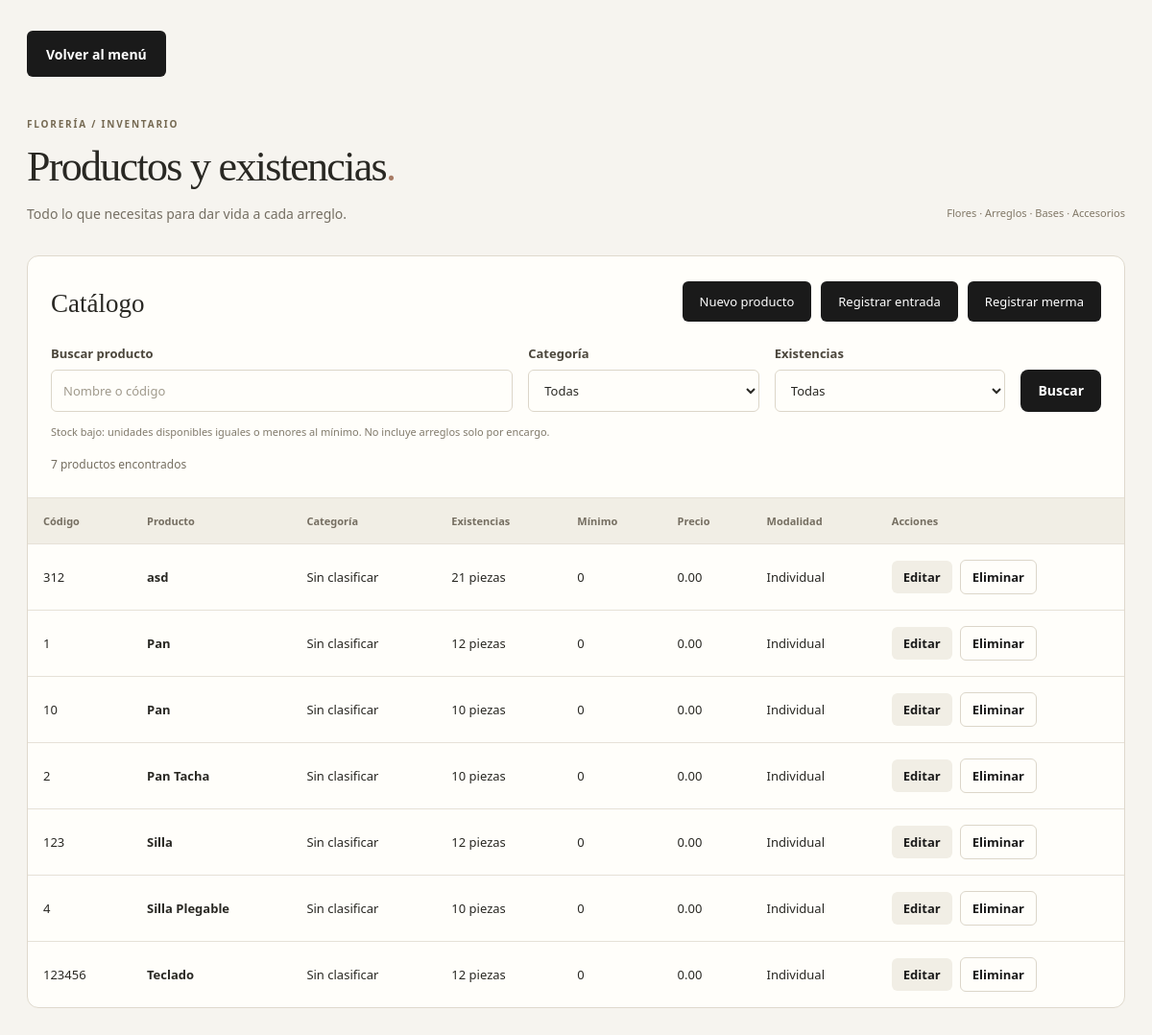
Screenshot of /Articulos/baja.php (signed in) with the database file from the repository.
### tables this page shows
CREATE TABLE IF NOT EXISTS `articulo` (
  `id_articulo` int NOT NULL AUTO_INCREMENT,
  `sku` int NOT NULL,
  `nombre` varchar(100) NOT NULL,
  `marca` varchar(15) NOT NULL,
  `modelo` varchar(20) NOT NULL,
  `departamento` int NOT NULL,
  `clase` int NOT NULL,
  `familia` int NOT NULL,
  `fecha_alta` date NOT NULL,
  `stock` int NOT NULL,
  `cantidad` int NOT NULL,
  `descontinuado` int NOT NULL,
  `fecha_baja` date NOT NULL,
  `categoria` varchar(30) NOT NULL DEFAULT 'Sin clasificar',
  `unidad` varchar(20) NOT NULL DEFAULT 'Pieza',
  `stock_minimo` int NOT NULL DEFAULT 0,
  `precio` decimal(10,2) NOT NULL DEFAULT 0,
  `observaciones` varchar(500) NOT NULL DEFAULT '',
  `modalidad` varchar(20) NOT NULL DEFAULT 'Individual',
  PRIMARY KEY (`id_articulo`)
);

### Articulos/baja.php (called while the page is built, shortened)
<?php
require_once __DIR__ . '/../backend/auth.php';
require __DIR__ . '/catalogo.php';

### backend/auth.php (called while the page is built, shortened)
<?php
function require_access($roles = ['Administrador', 'Cajero'], $api = true) {
    try {
        require __DIR__ . '/config.php';
        $conn = new PDO("mysql:host={$db['host']};dbname={$db['db']};charset=utf8mb4", $db['username'], $db['password'], [PDO::ATTR_ERRMODE => PDO::ERRMODE_EXCEPTION]);
        $stmt = $conn->prepare('SELECT id, username, rol, activo, version_sesion FROM usuarios WHERE id = ?');
        $stmt->execute([$_SESSION['user_id'] ?? 0]);
        $user = $stmt->fetch(PDO::FETCH_ASSOC);
    } catch (PDOException $e) {
        http_response_code(503);
        exit('Servicio temporalmente no disponible. Comprueba la actualización de la base de datos.');
    }
    return $user;
}

### backend/inventario.php (called while the page is built, shortened)
<?php
function stockUnit($quantity, $unit) {
    $units = ['Pieza' => ['pieza', 'piezas'], 'Tallo' => ['tallo', 'tallos'], 'Ramo' => ['ramo', 'ramos'], 'Paquete' => ['paquete', 'paquetes']];
    return isset($units[$unit]) ? $units[$unit][(int)$quantity === 1 ? 0 : 1] : $unit;
}

### Articulos/catalogo.php (the view, shortened to what this page needs)
<?php
require_once __DIR__ . '/../backend/auth.php';
$currentUser = require_access(['Administrador', 'Cajero'], false);
$admin = $currentUser['rol'] === 'Administrador';
require_once __DIR__ . '/../backend/inventario.php';
$conn = inventoryDb();
function esc($value) { return htmlspecialchars((string)$value, ENT_QUOTES, 'UTF-8'); }
$editing = null;
$q = is_string($_GET['q'] ?? null) ? trim($_GET['q']) : '';
$query = 'SELECT * FROM articulo WHERE (nombre LIKE ? OR CAST(sku AS CHAR) LIKE ?)';
$params = ['%'.$q.'%', '%'.$q.'%'];
$query .= ' ORDER BY nombre';
$stmt = $conn->prepare($query);
$stmt->execute($params); $productos = $stmt->fetchAll(PDO::FETCH_ASSOC);
$showForm = $admin && ($editing || basename($_SERVER['SCRIPT_NAME']) === 'alta.php');
?>
<!doctype html><html lang="es"><head><link rel="stylesheet" href="../css/usuarios.css?v=<?= filemtime(__DIR__ . '/../css/usuarios.css') ?>"><link rel="stylesheet" href="../css/catalogo.css?v=<?= filemtime(__DIR__ . '/../css/catalogo.css') ?>"></head>
<body><main class="catalog-page">
<a class="back-link" href="<?= $showForm ? 'consulta.php' : '../menu.php' ?>"><?= $showForm ? 'Volver al catálogo' : 'Volver al menú' ?></a>
<header class="catalog-header"><div><span class="eyebrow">FLORERÍA / INVENTARIO</span><h1>Productos y existencias<span class="title-dot">.</span></h1><p>Todo lo que necesitas para dar vida a cada arreglo.</p></div><span class="header-note">Flores · Arreglos · Bases · Accesorios</span></header>
<?php if (!$showForm): ?>
<section class="user-card catalog-list"><div class="list-heading"><div><h2>Catálogo</h2></div><?php if ($admin): ?><div class="catalog-actions"><a class="action" href="alta.php">Nuevo producto</a><a class="action" href="movimiento.php?tipo=entrada">Registrar entrada</a><a class="action" href="movimiento.php?tipo=merma">Registrar merma</a></div><?php endif; ?></div><form class="search catalog-filter" method="get"><div class="filter-fields">
<div><label for="q">Buscar producto</label><input id="q" name="q" value="<?= esc($q) ?>" placeholder="Nombre o código"></div>
<div><label for="categoria-filtro">Categoría</label><select id="categoria-filtro" name="categoria"><option value="">Todas</option></select></div>
<div><label for="estado">Existencias</label><select id="estado" name="estado"><option value="">Todas</option></select></div>
<button>Buscar</button></div>
<div class="filter-description"><p class="field-note">Stock bajo: unidades disponibles iguales o menores al mínimo. No incluye arreglos solo por encargo.</p></div>
<p class="catalog-result-count"><?= count($productos) ?> <?= count($productos) === 1 ? 'producto encontrado' : 'productos encontrados' ?></p></form>
<div class="table-wrap"><table><thead><tr><th>Código</th><th>Producto</th><th>Categoría</th><th>Existencias</th><th>Mínimo</th><th>Precio</th><th>Modalidad</th><?php if ($admin): ?><th>Acciones</th><?php endif; ?></tr></thead><tbody>
<?php foreach ($productos as $producto): ?><tr><td><?= esc($producto['sku']) ?></td><td><strong><?= esc($producto['nombre']) ?></strong><?php if ($producto['observaciones']): ?><small><?= esc($producto['observaciones']) ?></small><?php endif; ?></td><td><?= esc($producto['categoria']) ?></td><td><?php $madeToOrder = $producto['categoria'] === 'Arreglos' && $producto['modalidad'] === 'Por encargo'; ?>
<?php if ($madeToOrder): ?><span class="stock-label">Por encargo</span><?php else: ?>
<span class="<?= $producto['stock'] <= $producto['stock_minimo'] ? 'low-stock' : '' ?>"><?= esc($producto['stock']) ?> <?= esc(stockUnit($producto['stock'], $producto['unidad'])) ?></span>
<?php endif; ?></td><td><?= esc($producto['stock_minimo']) ?></td><td><?= number_format((float)$producto['precio'], 2) ?></td><td><?= esc($producto['modalidad']) ?></td><?php if ($admin): ?><td><div class="row-actions"><a class="edit-link" href="consulta.php?editar=<?= (int)$producto['id_articulo'] ?>">Editar</a><form method="post" action="../backend/eliminar_producto.php" onsubmit="return confirm('¿Eliminar definitivamente este producto y sus existencias del catálogo? Esta acción no se puede deshacer. El historial de ventas se conserva.')"><button class="delete-product" aria-label="Eliminar <?= esc($producto['nombre']) ?>">Eliminar</button></form></div></td><?php endif; ?></tr><?php endforeach; ?>
</tbody></table></div></section>
<?php endif; ?>
</main></body></html>

### css/usuarios.css (style rules this page uses)
:root { font-family: "Segoe UI", Arial, sans-serif; color: #202727; background: #f3f5f4; font-synthesis: none; }
* { box-sizing: border-box; }
body { margin: 0; }
.back-link { display: inline-flex; gap: 10px; align-items: center; margin-bottom: 24px; color: #1a1a1a; text-decoration: none; font-size: 14px; font-weight: 600; }
.user-card { background: white; border: 1px solid #dde3df; border-radius: 18px; overflow: hidden; box-shadow: 0 12px 36px #20372a09; }
h1 { font-size: clamp(25px, 4vw, 32px); margin: 12px 0; font-weight: 650; letter-spacing: -.7px; line-height: 1.2; }
p { line-height: 1.65; }
h2 { margin: 0 0 24px; font-size: 19px; font-weight: 650; }
label { display: block; margin-bottom: 8px; font-size: 14px; font-weight: 600; }
input, select { width: 100%; min-height: 46px; border: 1px solid #ced8d1; border-radius: 8px; padding: 11px 12px; background: white; color: #202727; font: inherit; font-size: 14px; }
input::placeholder { color: #818b85; }
button { display: flex; width: 100%; align-items: center; justify-content: space-between; min-height: 48px; border: 0; border-radius: 8px; padding: 12px 18px; background: #1a1a1a; color: white; font: inherit; font-size: 14px; font-weight: 600; cursor: pointer; }

### css/catalogo.css (style rules this page uses)
:root { color: #292823; background: #f6f4ef; }
.catalog-page { max-width: 1200px; margin: auto; padding: 32px 28px 64px; }
.catalog-page a, .catalog-page a:hover, .catalog-page a:visited { text-decoration: none; }
.back-link, .back-link:hover { color: #292823; }
.catalog-page > .back-link, .catalog-page > .back-link:visited { min-height: 48px; padding: 12px 20px; border-radius: 6px; background: #1a1a1a; color: #fff; justify-content: center; }
.catalog-header { display: flex; justify-content: space-between; align-items: flex-end; gap: 24px; margin: 12px 0 32px; }
.eyebrow { font-size: 10px; letter-spacing: 1.8px; font-weight: 700; color: #756952; }
.catalog-header h1 { font-family: Georgia, serif; font-size: clamp(30px, 4vw, 44px); font-weight: 400; letter-spacing: -1.7px; margin: 10px 0; }
.title-dot { color: #a87b65; }
.catalog-header p { color: #756f63; font-size: 14px; margin: 0; }
.header-note { color: #807766; font-size: 11px; padding-bottom: 5px; white-space: nowrap; }
label { font-size: 13px; font-weight: 600; color: #4b463c; }
input, select, textarea { background: #fffefa; color: #292823; border: 1px solid #dcd6c9; border-radius: 6px; min-height: 44px; font-size: 13px; }
input::placeholder, textarea::placeholder { color: #a09a8c; }
.field-note { clear: both; font-size: 11px; color: #817a6b; margin: 10px 0 16px; line-height: 1.6; }
button { background: #1a1a1a; }
.action { display: inline-block; background: #1a1a1a; color: white; padding: 12px 18px; border-radius: 6px; text-decoration: none; white-space: nowrap; font-size: 13px; }
.catalog-list { margin-top: 32px; background: #fffefa; border-color: #dfd9cd; box-shadow: none; border-radius: 12px; }
.list-heading { padding: 26px 24px 0; display: flex; align-items: center; justify-content: space-between; gap: 16px; }
.list-heading h2 { font-family: Georgia, serif; font-size: 27px; font-weight: 400; margin: 6px 0 0; }
.search { padding: 24px; }
.search > div { display: flex; gap: 12px; }
.search button { width: auto; min-height: 44px; }
.table-wrap { overflow-x: auto; }
table { width: 100%; border-collapse: collapse; font-size: 13px; text-align: left; }
th { background: #f1eee5; font-size: 11px; color: #756e61; font-weight: 600; }
th, td { padding: 16px; border-top: 1px solid #e6e1d7; }
.edit-link { display: inline-block; padding: 8px 12px; border-radius: 6px; color: #1a1a1a; font-weight: 600; background: #f1eee5; }
.row-actions { display: flex; align-items: center; gap: 8px; }
.row-actions form { margin: 0; }
.delete-product { width: auto; min-height: 0; padding: 8px 12px; border: 1px solid #dcd6c9; background: transparent; color: #1a1a1a; font-size: 13px; line-height: normal; border-radius: 6px; }
.catalog-actions { display: flex; flex-wrap: wrap; gap: 10px; justify-content: flex-end; }
.catalog-filter .filter-fields { display: grid; grid-template-columns: minmax(180px, 2fr) repeat(2, minmax(140px, 1fr)) auto; align-items: end; gap: 16px; }
.catalog-filter .filter-description { display: flex; flex-wrap: wrap; align-items: center; justify-content: space-between; gap: 12px; margin-top: 12px; }
.filter-description .field-note { margin: 0; }
.catalog-result-count { font-size: 12px; color: #756e61; margin: 16px 0 0; }

### rows the page displays
articulo: sku "312", nombre "asd", categoria "Sin clasificar", stock "21", stockUnit($producto['stock'], $producto['unidad']) "piezas", stock_minimo "0", precio "0.00", modalidad "Individual"
articulo: sku "1", nombre "Pan", categoria "Sin clasificar", stock "12", stockUnit($producto['stock'], $producto['unidad']) "piezas", stock_minimo "0", precio "0.00", modalidad "Individual"
articulo: sku "10", nombre "Pan", categoria "Sin clasificar", stock "10", stockUnit($producto['stock'], $producto['unidad']) "piezas", stock_minimo "0", precio "0.00", modalidad "Individual"
articulo: sku "2", nombre "Pan Tacha", categoria "Sin clasificar", stock "10", stockUnit($producto['stock'], $producto['unidad']) "piezas", stock_minimo "0", precio "0.00", modalidad "Individual"
articulo: sku "123", nombre "Silla", categoria "Sin clasificar", stock "12", stockUnit($producto['stock'], $producto['unidad']) "piezas", stock_minimo "0", precio "0.00", modalidad "Individual"
articulo: sku "4", nombre "Silla Plegable", categoria "Sin clasificar", stock "10", stockUnit($producto['stock'], $producto['unidad']) "piezas", stock_minimo "0", precio "0.00", modalidad "Individual"
articulo: sku "123456", nombre "Teclado", categoria "Sin clasificar", stock "12", stockUnit($producto['stock'], $producto['unidad']) "piezas", stock_minimo "0", precio "0.00", modalidad "Individual"

### other values shown
count($productos) "7"
